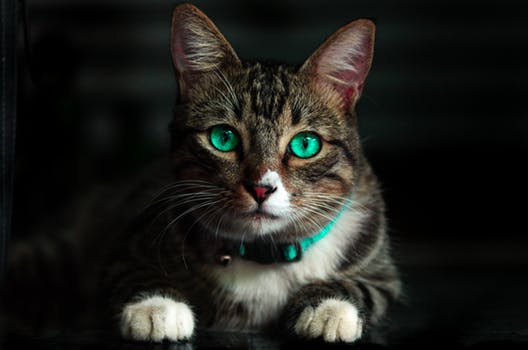
#> input picture cat.jpeg, 528 x 350 px
$ python translate.py --image cat.jpeg
#> lines starting #> are read from the running program, lines starting #| are printed output that depends on the picture
### imutil.py
import numpy as np
import cv2
def translate(image, x, y):
	# M is a translation matrix
	# Our translation matrix M is defined as a floating point array because OpenCV expects this matrix to be of floating point type to be passed to the function
	M = np.float32([[1,0,x], [0, 1, y]])  # x denoes no. of pixels shifted towards x- axis and y denotes no. of pixels shifted up and down
	shifted = cv2.warpAffine(image, M, (image.shape[1], image.shape[0])) # image.shape[1] denote width of the image  and image.shape[0] denotes height of the image
	return shifted


# [27 lines left out: functions rotate, resize, not called in this run]

### translate.py
# imutil library  defines in imutil.py

import argparse   # import argument
import imutil       # import imutil file for translate function
import cv2

# fetching the arguments and save in dictionary
ap = argparse.ArgumentParser()
ap.add_argument("-i", "--image", required = True, help = "Enter path to the image")
args = vars(ap.parse_args())

# loading and converting the image into numpy array
# printing the corresponding values
image = cv2.imread(args["image"])
#> image is the input picture: shape (350, 528, 3); mean B, G, R 27.8, 31.9, 31.8

# shift image down
shifted = imutil.translate(image, 0, 100)   #  shift image down by 100 px
#> in translate, `shifted = cv2.warpAffine(image, M, (image.shape[1], image.shape[0]))`:
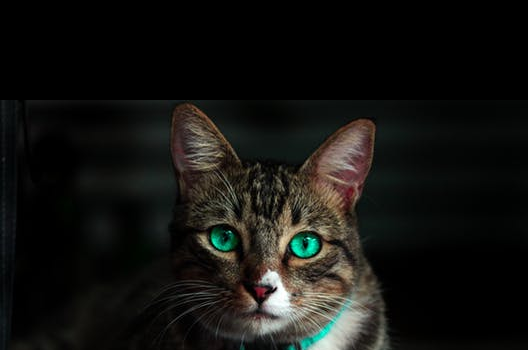
#> shifted: shape (350, 528, 3); mean B, G, R 17.2, 19.9, 20.1
cv2.imshow("shifted down image", shifted)
cv2.waitKey(0)


# shift image up
shifted = imutil.translate(image,0,-100)   # shift image up by -100 px
#> call 2 of translate, with x = 0, y = -100
#> in translate (call 2), `shifted = cv2.warpAffine(image, M, (image.shape[1], image.shape[0]))`:
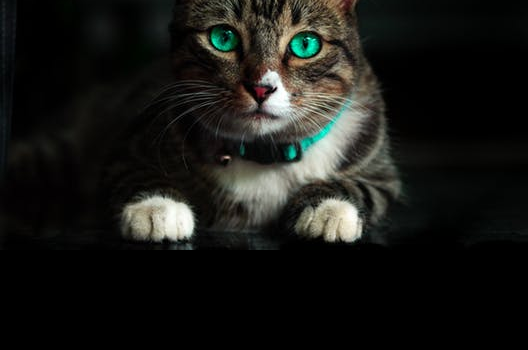
#> shifted: shape (350, 528, 3); mean B, G, R 22, 25.3, 24.8
cv2.imshow("shifted up image", shifted)
cv2.waitKey(0)

#shift image right
shifted = imutil.translate(image,100,0)     # shift image by right by 100 px
#> call 3 of translate, with x = 100, y = 0
#> in translate (call 3), `shifted = cv2.warpAffine(image, M, (image.shape[1], image.shape[0]))`:
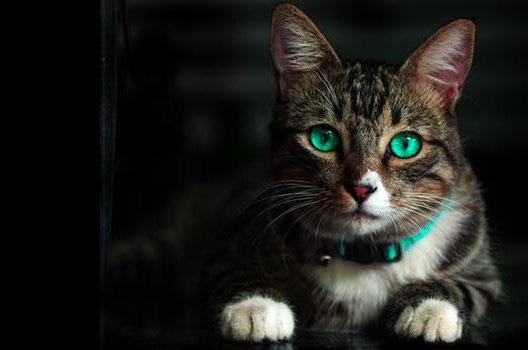
#> shifted: shape (350, 528, 3); mean B, G, R 27, 31, 31.1
cv2.imshow("shifted right image",shifted)
cv2.waitKey(0)

#shift image right and down
shifted = imutil.translate(image, 100, 50)    # shift image right by 100 px and down by 50 px
#> call 4 of translate, with x = 100, y = 50
#> in translate (call 4), `shifted = cv2.warpAffine(image, M, (image.shape[1], image.shape[0]))`:
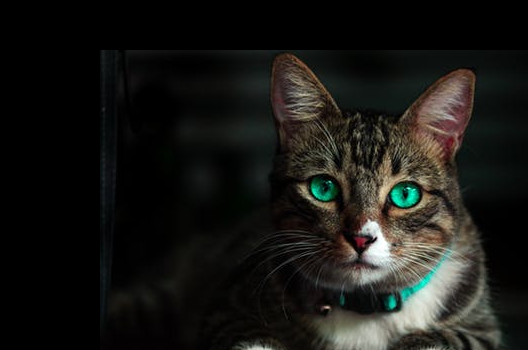
#> shifted: shape (350, 528, 3); mean B, G, R 21.5, 24.8, 25
cv2.imshow("Shifted right image", shifted)
cv2.waitKey(0)

$ run again, on presidents.jpg
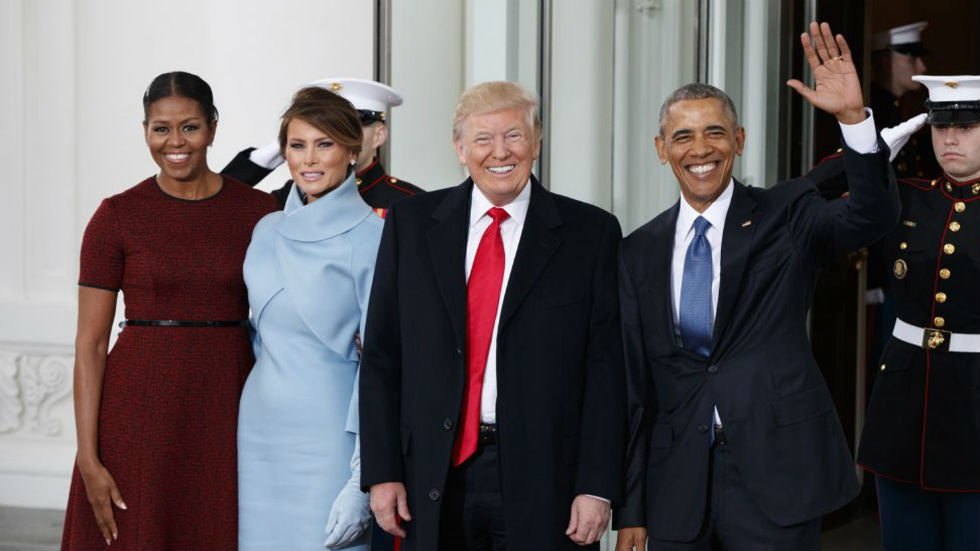
#> input picture presidents.jpg, 980 x 551 px
#> image is the input picture: shape (551, 980, 3); mean B, G, R 93.3, 90.8, 96.3
#> in translate (call 3), `shifted = cv2.warpAffine(image, M, (image.shape[1], image.shape[0]))`:
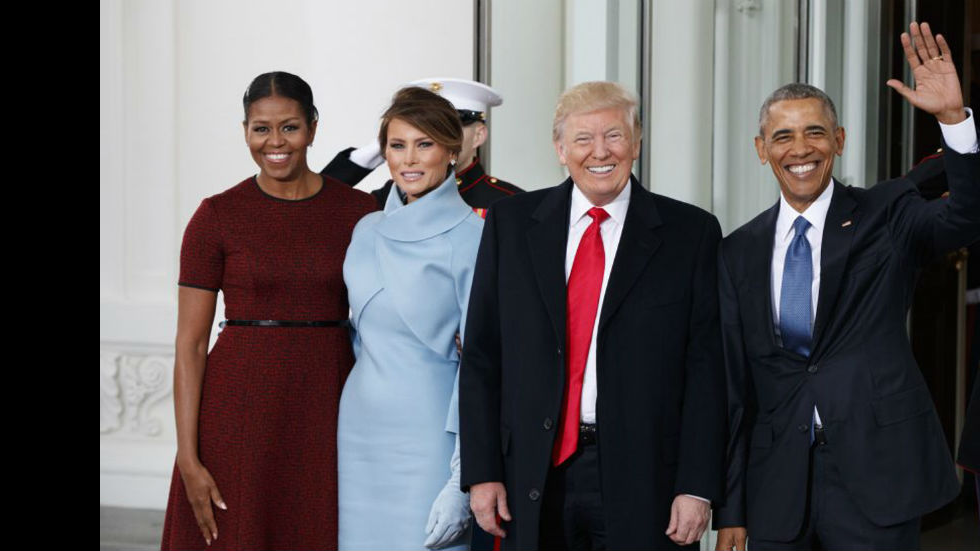
#> shifted: shape (551, 980, 3); mean B, G, R 89.9, 87.4, 92.6
#> in translate (call 4), `shifted = cv2.warpAffine(image, M, (image.shape[1], image.shape[0]))`:
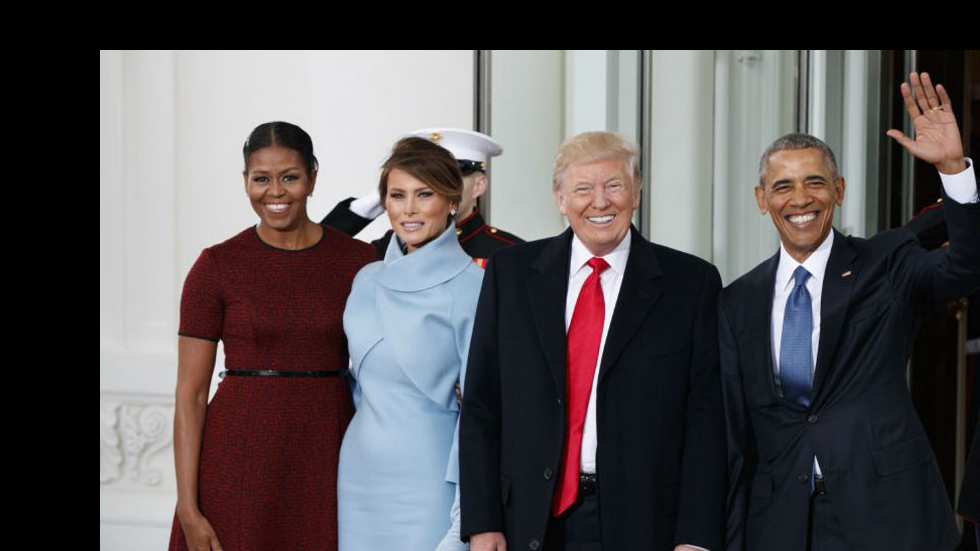
#> shifted: shape (551, 980, 3); mean B, G, R 84.8, 82.8, 87.5
